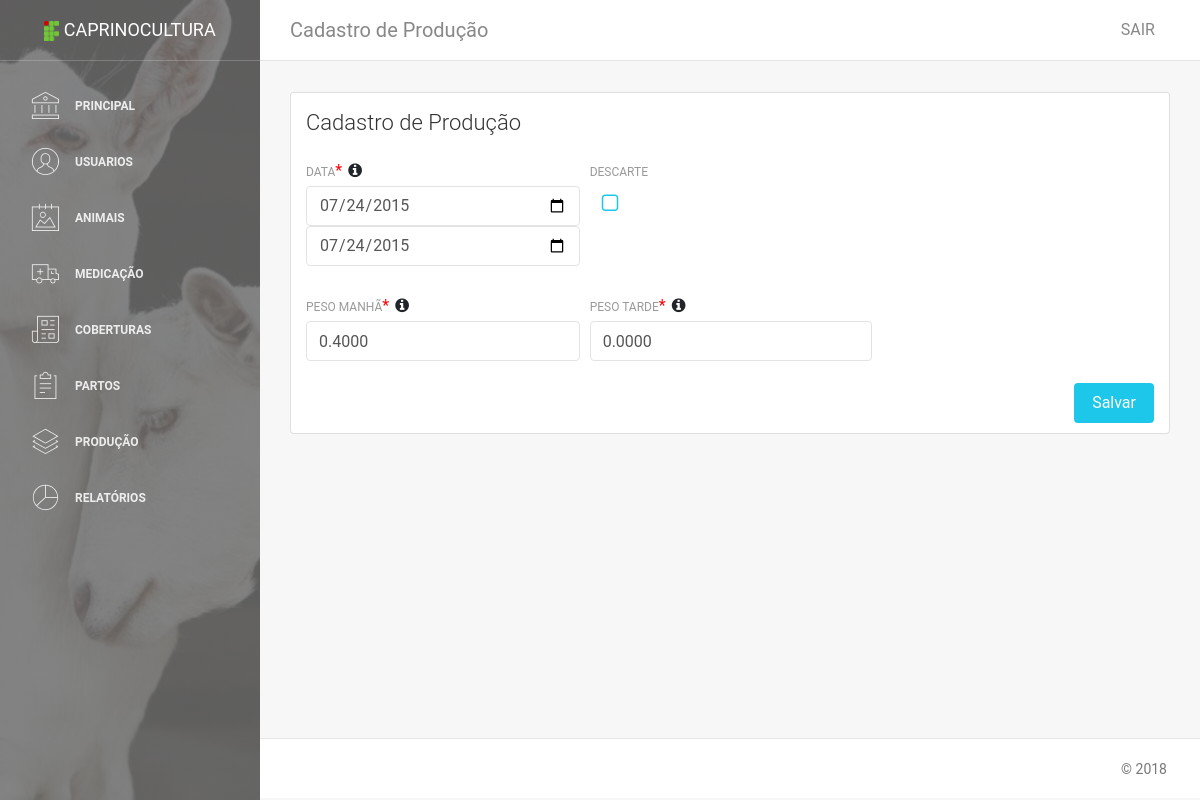
Screenshot of /animais/atualiza_producao/53/1 (signed in) with the database file from the repository.
### caprino/animais/models.py (models this page shows)
class Producao(models.Model):
    data_producao = models.DateField(verbose_name='Data')
    manha_producao = models.DecimalField(verbose_name='Peso Manhã', max_digits=5, decimal_places=4, blank=True, null=True)
    tarde_producao = models.DecimalField(verbose_name='Peso Tarde', max_digits=5, decimal_places=4, blank=True, null=True)
    descarte_producao = models.CharField(verbose_name='Descarte Produção', max_length=50, blank=True, null=True)
    id_cabra = models.ForeignKey(Animal, verbose_name="Cabra", on_delete=models.SET_NULL, null=True)
    class Meta:
        verbose_name = 'Producao'

### caprino/animais/views.py (the view)
# urls.py: path('atualiza_producao/<int:id_prod>/<int:id_cabra>', views.UpdateProducao, name='Atualiza_Producao'),
@login_required
def UpdateProducao(request, id_prod, id_cabra):
    producao = get_object_or_404(Producao, pk=id_prod)
    if(request.method == 'POST'):
        form = forms.CreateProducao(request.POST, instance=producao)
        if(form.is_valid()):
            form.save()
            messages.add_message(request, messages.SUCCESS, 'Dados alterados com sucesso!')
            return redirect('/animais/lista_cabras')
    else:
        form = forms.CreateProducao(instance=producao)
        cabra = Animal.objects.get(pk=id_cabra)
    return render(request, 'producao/updateProducao.html', {'producao_form': form, 'cabra': cabra})

### caprino/animais/forms.py
class CreateProducao(forms.ModelForm):
    data_producao = forms.DateField(required=True, label='Data', widget=forms.DateInput(attrs={'class': 'form-control', 'placeholder': 'Data de Produção', 'type': 'date'}))
    manha_producao = forms.CharField(required=True, label='Peso Manhã', widget=forms.TextInput(attrs={'class': 'form-control', 'placeholder': 'Peso Manhã'}))
    tarde_producao = forms.CharField(required=True, label='Peso Tarde', widget=forms.TextInput(attrs={'class': 'form-control', 'placeholder': 'Peso Tarde'}))
    class Meta():
        model = models.Producao
        fields = ['data_producao', 'manha_producao', 'tarde_producao', 'id_cabra', 'descarte_producao']

### templates/producao/updateProducao.html (shortened to what this page needs)
{% extends 'base.html' %}
{% block conteudo %}
<nav class="navbar navbar-expand-lg " color-on-scroll="500">
    <div class=" container-fluid  ">
        <a class="navbar-brand" href="#pablo"> Cadastro de Produção </a>
        <div class="collapse navbar-collapse justify-content-end" id="navigation">
            <ul class="nav navbar-nav mr-auto">
                <li class="nav-item">
                    <a href="#" class="nav-link" data-toggle="dropdown">
                    </a>
                </li>
            </ul>
            <ul class="navbar-nav ml-auto">
                <li class="nav-item">
                    <a class="nav-link" href="{% url 'caprino.contas:Sair' %}">
                        <span class="no-icon">SAIR</span>
                    </a>
                </li>
            </ul>
        </div>
    </div>
</nav>
<div class="content">
    <div class="container-fluid">
        <div class="row">
            <div class="col-md-12">
            </div>
        </div>
    </div>
    <div class="container-fluid">
        <div class="row">
            <div class="col-md-12">
                <div class="card">
                    <div class="card-header">
                        <h4 class="card-title">Cadastro de Produção</h4>
                    </div>
                    <div class="card-body">
                        <form method="POST">
                            <div class="row">
                                <div class="col-md-4 pr-1">
                                    <div class="form-group">
                                        <label>Data</label><span style="color: red">*</span>
                                        <i data-toggle="tooltip" title="" class="fa fa-info-circle" aria-hidden="true" data-original-title="Selecione a data da pesagem do leite"></i>
                                        {{ producao_form.data_producao }}
                                        {% if producao_form.data_producao.value.day < 10 and producao_form.data_producao.value.month < 10 %}
                                            <input name="data_producao" type="date" class="form-control" placeholder="Company" value="{{ producao_form.data_producao.value.year }}-0{{ producao_form.data_producao.value.month }}-0{{ producao_form.data_producao.value.day }}">
                                        {% elif producao_form.data_producao.value.day < 10 and producao_form.data_producao.value.month >= 10 %}
                                            <input name="data_producao" type="date" class="form-control" placeholder="Company" value="{{ producao_form.data_producao.value.year }}-{{ producao_form.data_producao.value.month }}-0{{ producao_form.data_producao.value.day }}">
                                        {% elif producao_form.data_producao.value.day >= 10 and producao_form.data_producao.value.month < 10 %}
                                            <input name="data_producao" type="date" class="form-control" placeholder="Company" value="{{ producao_form.data_producao.value.year }}-0{{ producao_form.data_producao.value.month }}-{{ producao_form.data_producao.value.day }}">
                                        {% else %}
                                            <input name="data_producao" type="date" class="form-control" placeholder="Company" value="{{ producao_form.data_producao.value.year }}-{{ producao_form.data_producao.value.month }}-{{ producao_form.data_producao.value.day }}">
                                        {% endif %}
                                    </div>
                                </div>
                                <div class="col-md-4 pr-1">
                                    <div class="form-group">
                                        <label>Descarte</label>
                                        <div class="form-check">
                                        </div>
                                    </div>
                                </div>
                            </div>
                            <div class="row">
                                <div class="col-md-4 pr-1">
                                    <div class="form-group">
                                        <label>Peso Manhã</label><span style="color: red">*</span>
                                        <i data-toggle="tooltip" title="" class="fa fa-info-circle" aria-hidden="true" data-original-title="Digite a pesagem do leite separada por '.' Exemplo: 1.2"></i>
                                        {{ producao_form.manha_producao }}
                                    </div>
                                </div>
                                <div class="col-md-4 pr-1">
                                    <div class="form-group">
                                        <label>Peso tarde</label><span style="color: red">*</span>
                                        <i data-toggle="tooltip" title="" class="fa fa-info-circle" aria-hidden="true" data-original-title="Digite a pesagem do leite separada por '.' Exemplo: 1.2"></i>
                                        {{ producao_form.tarde_producao }}
                                    </div>
                                </div>
                            </div>
                            <button type="submit" class="btn btn-info btn-fill pull-right">Salvar</button>
                            <div class="clearfix"></div>
                        </form>
                    </div>
                </div>
            </div>
        </div>
    </div>
</div>
{% endblock %}

### rows the page displays
Producao: data_producao "07/24/2015", manha_producao "0.4000", tarde_producao "0.0000"
